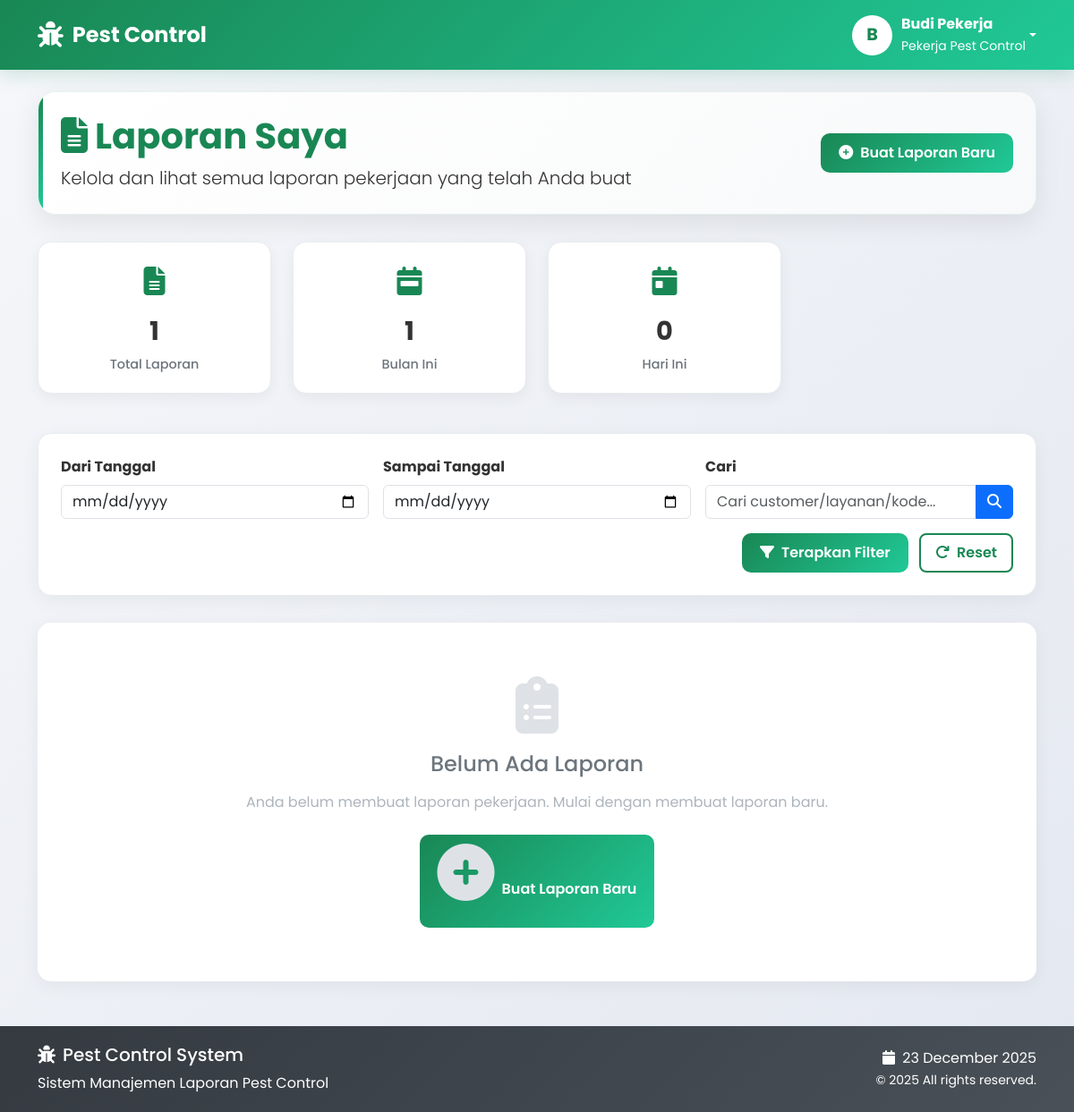
The page /user/my_reports.php (signed in) on the database as committed earlier.
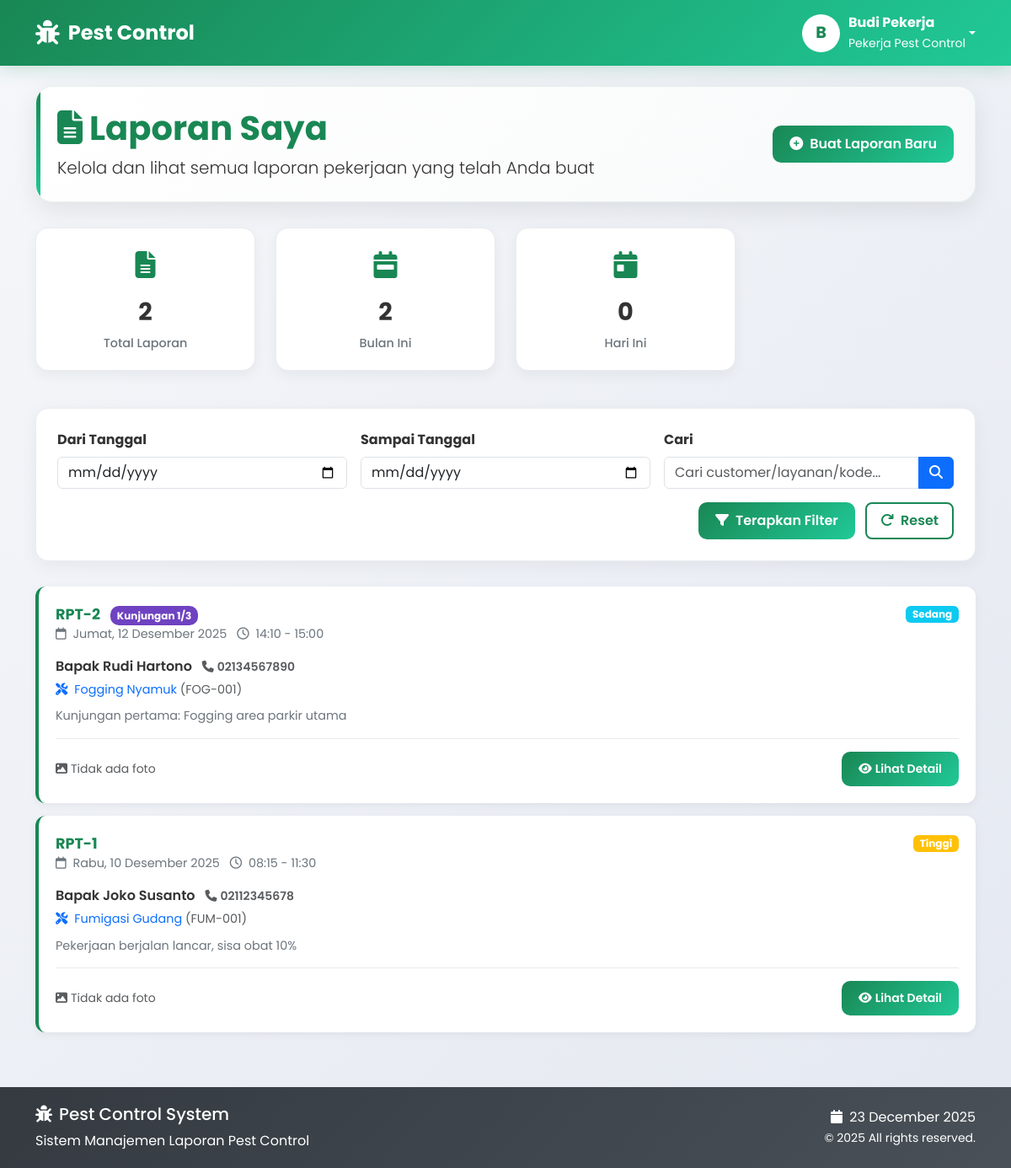
The same page on the database as committed later.
### tables this page shows
CREATE TABLE reports (
  id INT NOT NULL AUTO_INCREMENT,
  kode_laporan VARCHAR(50) UNIQUE,
  user_id INT NOT NULL,
  jadwal_id INT,
  customer_id INT,
  service_id INT,
  nomor_kunjungan INT DEFAULT 1,
  
  keterangan TEXT NOT NULL,
  bahan_digunakan TEXT,
  hasil_pengamatan TEXT,
  rekomendasi TEXT,
  foto_bukti VARCHAR(255),
  foto_sebelum VARCHAR(255),
  foto_sesudah VARCHAR(255),
  
  tanggal_pelaporan DATE NOT NULL,
  jam_mulai TIME,
  jam_selesai TIME,
  rating_customer INT DEFAULT 5,
  
  created_at DATETIME DEFAULT CURRENT_TIMESTAMP,
  updated_at DATETIME DEFAULT CURRENT_TIMESTAMP ON UPDATE CURRENT_TIMESTAMP,
  
  PRIMARY KEY (id),
  INDEX idx_user (user_id),
  INDEX idx_tanggal (tanggal_pelaporan),
  INDEX idx_jadwal (jadwal_id),
  INDEX idx_customer (customer_id),
  INDEX idx_service (service_id),
  INDEX idx_nomor_kunjungan (nomor_kunjungan),
  UNIQUE KEY unique_jadwal_kunjungan (jadwal_id, nomor_kunjungan),
  
  FOREIGN KEY (user_id) REFERENCES users(id) ON DELETE CASCADE,
  FOREIGN KEY (jadwal_id) REFERENCES jadwal(id) ON DELETE SET NULL,
  FOREIGN KEY (customer_id) REFERENCES customers(id) ON DELETE SET NULL,
  FOREIGN KEY (service_id) REFERENCES services(id) ON DELETE SET NULL
);

CREATE TABLE jadwal (
  id INT NOT NULL AUTO_INCREMENT,
  kode_jadwal VARCHAR(50) UNIQUE,
  admin_id INT NOT NULL,
  pekerja_id INT,
  customer_id INT NOT NULL,
  service_id INT NOT NULL,
  tanggal DATE NOT NULL,
  jam TIME NOT NULL,
  lokasi TEXT,
  durasi_estimasi INT,
  status ENUM('Menunggu','Berjalan','Selesai','Dibatalkan') DEFAULT 'Menunggu',
  prioritas ENUM('Rendah', 'Sedang', 'Tinggi', 'Darurat') DEFAULT 'Sedang',
  catatan_admin TEXT,
  catatan_pekerja TEXT,
  
  jenis_periode ENUM('Sekali', 'Harian', 'Mingguan', 'Bulanan', 'Tahunan') DEFAULT 'Sekali',
  jumlah_kunjungan INT DEFAULT 1,
  kunjungan_berjalan INT DEFAULT 0,
  tanggal_selesai_periode DATE,
  parent_jadwal_id INT NULL,
  
  created_at DATETIME DEFAULT CURRENT_TIMESTAMP,
  updated_at DATETIME DEFAULT CURRENT_TIMESTAMP ON UPDATE CURRENT_TIMESTAMP,
  
  PRIMARY KEY (id),
  INDEX idx_tanggal (tanggal),
  INDEX idx_status (status),
  INDEX idx_pekerja (pekerja_id),
  INDEX idx_customer (customer_id),
  INDEX idx_parent_jadwal (parent_jadwal_id),
  INDEX idx_jenis_periode (jenis_periode),
  
  FOREIGN KEY (pekerja_id) REFERENCES users(id) ON DELETE SET NULL,
  FOREIGN KEY (customer_id) REFERENCES customers(id) ON DELETE CASCADE,
  FOREIGN KEY (service_id) REFERENCES services(id) ON DELETE CASCADE,
  FOREIGN KEY (parent_jadwal_id) REFERENCES jadwal(id) ON DELETE SET NULL
);

CREATE TABLE customers (
  id INT NOT NULL AUTO_INCREMENT,
  nama_perusahaan VARCHAR(150) NOT NULL,
  nama_customer VARCHAR(150) NOT NULL,
  telepon VARCHAR(30),
  email VARCHAR(150),
  alamat TEXT,
  gedung VARCHAR(100),
  lantai VARCHAR(20),
  unit VARCHAR(50),
  tanggal_mulai_kontrak DATE,
  tanggal_selesai_kontrak DATE,
  nilai_kontrak DECIMAL(15,2),
  status_kontrak ENUM('Aktif', 'Selesai', 'Ditangguhkan', 'Dibatalkan') DEFAULT 'Aktif',
  keterangan TEXT,
  status ENUM('Aktif', 'Nonaktif', 'Trial') DEFAULT 'Aktif',
  created_at DATETIME DEFAULT CURRENT_TIMESTAMP,
  updated_at DATETIME DEFAULT CURRENT_TIMESTAMP ON UPDATE CURRENT_TIMESTAMP,
  PRIMARY KEY (id),
  INDEX idx_status (status),
  INDEX idx_nama (nama_perusahaan, nama_customer),
  INDEX idx_kontrak (status_kontrak)
);

CREATE TABLE services (
  id INT NOT NULL AUTO_INCREMENT,
  kode_service VARCHAR(20) UNIQUE,
  nama_service VARCHAR(150) NOT NULL UNIQUE,
  deskripsi TEXT,
  durasi_menit INT,
  harga DECIMAL(12,2),
  kategori ENUM('Residential', 'Commercial', 'Industrial') DEFAULT 'Residential',
  status ENUM('Aktif', 'Nonaktif') DEFAULT 'Aktif',
  created_at DATETIME DEFAULT CURRENT_TIMESTAMP,
  updated_at DATETIME DEFAULT CURRENT_TIMESTAMP ON UPDATE CURRENT_TIMESTAMP,
  PRIMARY KEY (id)
);

### includes/functions.php (called while the page is built, shortened)
<?php
function formatTanggalIndonesia($tanggal) {
    $hari = [
        0 => 'Minggu',
        1 => 'Senin',
        2 => 'Selasa',
        3 => 'Rabu',
        4 => 'Kamis',
        5 => 'Jumat',
        6 => 'Sabtu'
    ];
    $bulan = [
        1 => 'Januari',
        2 => 'Februari',
        3 => 'Maret',
        4 => 'April',
        5 => 'Mei',
        6 => 'Juni',
        7 => 'Juli',
        8 => 'Agustus',
        9 => 'September',
        10 => 'Oktober',
        11 => 'November',
        12 => 'Desember'
    ];
    try {
        $timestamp = strtotime($tanggal);
        $hariIndex = date('w', $timestamp);
        $tgl = date('j', $timestamp);
        $bulanIndex = date('n', $timestamp);
        $tahun = date('Y', $timestamp);
        return $hari[$hariIndex] . ', ' . $tgl . ' ' . $bulan[$bulanIndex] . ' ' . $tahun;
    } catch (Exception $e) {
        return $tanggal;
    }
}
?>

### user/my_reports.php (the view, shortened to what the rows shown need)
<?php
require_once '../includes/functions.php';
$pdo = getConnection();
$user_id = $_SESSION['user_id'];
$reports = [];
$filter_date_from = $_GET['date_from'] ?? '';
$filter_date_to = $_GET['date_to'] ?? '';
$search_query = $_GET['search'] ?? '';
$sql = "
    SELECT
        r.*,
        r.id as report_id,
        r.nomor_kunjungan,
        r.kode_laporan,
        r.keterangan,
        r.bahan_digunakan,
        r.hasil_pengamatan,
        r.rekomendasi,
        r.foto_bukti,
        r.foto_sebelum,
        r.foto_sesudah,
        r.tanggal_pelaporan,
        r.jam_mulai,
        r.jam_selesai,
        r.rating_customer,
        r.created_at,
        c.nama_customer,
        c.nama_perusahaan,
        c.telepon as customer_telepon,
        c.alamat as customer_alamat,
        s.nama_service,
        s.kode_service,
        j.tanggal as jadwal_tanggal,
        j.jam as jadwal_jam,
        j.lokasi as jadwal_lokasi,
        j.prioritas as jadwal_prioritas,
        j.jenis_periode as jadwal_periode,
        j.jumlah_kunjungan as jadwal_total_kunjungan,
        j.kunjungan_berjalan as jadwal_kunjungan_berjalan,
        j.catatan_admin as jadwal_catatan
    FROM reports r
    INNER JOIN customers c ON r.customer_id = c.id
    INNER JOIN services s ON r.service_id = s.id
    LEFT JOIN jadwal j ON r.jadwal_id = j.id
    WHERE r.user_id = ?
";
$params = [$user_id];
$sql .= " ORDER BY r.tanggal_pelaporan DESC, r.created_at DESC";
$page = isset($_GET['page']) ? (int)$_GET['page'] : 1;
$per_page = 10;
$offset = ($page - 1) * $per_page;
try {
    $sql .= " LIMIT " . $per_page . " OFFSET " . $offset;
    $stmt = $pdo->prepare($sql);
    $stmt->execute($params);
    $reports = $stmt->fetchAll(PDO::FETCH_ASSOC);
} catch (PDOException $e) {
    $error = "Gagal mengambil data laporan: " . $e->getMessage();
    error_log("Error my_reports: " . $e->getMessage() . "\nSQL: " . $sql);
}
function getPriorityBadge($priority) {
    $priority = strtolower($priority);
    $badges = [
        'rendah' => 'bg-secondary',
        'sedang' => 'bg-info',
        'tinggi' => 'bg-warning',
        'darurat' => 'bg-danger'
    ];
    return $badges[$priority] ?? 'bg-secondary';
}
?>
<!DOCTYPE html>
<html lang="id">
<head>
    <link href="https://cdn.jsdelivr.net/npm/bootstrap@5.3.0/dist/css/bootstrap.min.css" rel="stylesheet">
    <link rel="stylesheet" href="https://cdnjs.cloudflare.com/ajax/libs/font-awesome/6.4.0/css/all.min.css">
</head>
<body>
    <div class="container mt-4">
        <div class="page-header">
            <div class="row align-items-center">
                <div class="col-md-8">
                    <h1 class="display-6 fw-bold text-success mb-2">
                        <i class="fas fa-file-alt me-2"></i>Laporan Saya
                    </h1>
                </div>
            </div>
        </div>
        <div class="row">
            <div class="col-12">
                <?php if (empty($reports)): ?>
                    <div class="empty-state">
                        <i class="fas fa-clipboard-list"></i>
                        <h4 class="mb-3"><?php echo ($search_query || $filter_date_from || $filter_date_to) ? 'Tidak Ada Laporan yang Cocok' : 'Belum Ada Laporan'; ?></h4>
                        <p class="mb-4">
                            <?php if ($search_query || $filter_date_from || $filter_date_to): ?>
                                Tidak ada laporan yang sesuai dengan filter yang Anda pilih.
                            <?php else: ?>
                                Anda belum membuat laporan pekerjaan. Mulai dengan membuat laporan baru.
                            <?php endif; ?>
                        </p>
                        <?php if ($search_query || $filter_date_from || $filter_date_to): ?>
                            <a href="my_reports.php" class="btn btn-outline-custom me-2">
                                <i class="fas fa-redo me-2"></i>Reset Filter
                            </a>
                        <?php endif; ?>
                        <a href="create_report.php" class="btn btn-primary-custom">
                            <i class="fas fa-plus-circle me-2"></i>Buat Laporan Baru
                        </a>
                    </div>
                <?php else: ?>
                    <?php foreach ($reports as $report):
                        $customer_name = !empty($report['nama_customer'])
                            ? $report['nama_customer']
                            : ($report['nama_perusahaan'] ?? 'Customer');
                        $jam_info = '';
                        if (!empty($report['jam_mulai'])) {
                            $jam_info = date('H:i', strtotime($report['jam_mulai']));
                            if (!empty($report['jam_selesai'])) {
                                $jam_info .= ' - ' . date('H:i', strtotime($report['jam_selesai']));
                            }
                        }
                        $visit_info = '';
                        if (!empty($report['jadwal_periode']) && $report['jadwal_periode'] != 'Sekali') {
                            $visit_info = 'Kunjungan ' . $report['nomor_kunjungan'] . '/' . $report['jadwal_total_kunjungan'];
                        }
                    ?>
                        <div class="report-card">
                            <div class="report-header">
                                <div>
                                    <div class="report-code">
                                        <?php echo htmlspecialchars($report['kode_laporan'] ?? 'RPT-'.$report['id']); ?>
                                        <?php if (!empty($visit_info)): ?>
                                            <span class="badge-kunjungan ms-2"><?php echo $visit_info; ?></span>
                                        <?php endif; ?>
                                    </div>
                                    <div class="report-date">
                                        <i class="far fa-calendar me-1"></i>
                                        <?php echo formatTanggalIndonesia($report['tanggal_pelaporan'] ?? ''); ?>
                                        <?php if ($jam_info): ?>
                                            <i class="far fa-clock ms-2 me-1"></i>
                                            <?php echo htmlspecialchars($jam_info); ?>
                                        <?php endif; ?>
                                    </div>
                                </div>
                                <div>
                                    <?php if (!empty($report['jadwal_prioritas'])): ?>
                                        <span class="badge <?php echo getPriorityBadge($report['jadwal_prioritas']); ?>">
                                            <?php echo ucfirst($report['jadwal_prioritas']); ?>
                                        </span>
                                    <?php endif; ?>
                                </div>
                            </div>
                            <div class="report-customer">
                                <?php echo htmlspecialchars($customer_name); ?>
                                <?php if (!empty($report['customer_telepon'])): ?>
                                    <span class="text-muted small ms-2">
                                        <i class="fas fa-phone me-1"></i><?php echo htmlspecialchars($report['customer_telepon']); ?>
                                    </span>
                                <?php endif; ?>
                            </div>
                            <div class="report-service">
                                <i class="fas fa-tools me-1"></i>
                                <?php echo htmlspecialchars($report['nama_service'] ?? 'Layanan Pest Control'); ?>
                                <?php if (!empty($report['kode_service'])): ?>
                                    <span class="text-muted">(<?php echo htmlspecialchars($report['kode_service']); ?>)</span>
                                <?php endif; ?>
                            </div>
                            <div class="report-excerpt">
                                <?php echo htmlspecialchars(substr($report['keterangan'] ?? '', 0, 200)); ?>
                            </div>
                            <div class="report-footer">
                                <div class="report-photos">
                                    <?php if (empty($report['foto_sebelum']) && empty($report['foto_bukti']) && empty($report['foto_sesudah'])): ?>
                                        <span class="text-muted small">
                                            <i class="fas fa-image me-1"></i>Tidak ada foto
                                        </span>
                                    <?php endif; ?>
                                </div>
                                <div class="report-actions">
                                    <button type="button" class="btn btn-sm btn-primary-custom"
                                            data-bs-toggle="modal" data-bs-target="#detailModal"
                                            onclick="loadReportDetail(<?php echo $report['report_id']; ?>)">
                                        <i class="fas fa-eye me-1"></i>Lihat Detail
                                    </button>
                                </div>
                            </div>
                        </div>
                    <?php endforeach; ?>
                <?php endif; ?>
            </div>
        </div>
    </div>
</body>
</html>

Rows that differ between the two databases and show on the page:
added reports: kode_laporan+id "RPT-2", nomor_kunjungan.jumlah_kunjungan "Kunjungan 1/3", tanggal_pelaporan "Jumat, 12 Desember 2025", jam_info "14:10 - 15:00", jadwal.prioritas "Sedang", customer.nama_customer "Bapak Rudi Hartono", customer.telepon "02134567890", service.nama_service "Fogging Nyamuk", service.kode_service "FOG-001", keterangan "Kunjungan pertama: Fogging area parkir utama", shows "Tidak ada foto"
now on this page (row edited): reports: kode_laporan+id "RPT-1", tanggal_pelaporan "Rabu, 10 Desember 2025", jam_info "08:15 - 11:30", jadwal.prioritas "Tinggi", customer.nama_customer "Bapak Joko Susanto", customer.telepon "02112345678", service.nama_service "Fumigasi Gudang", service.kode_service "FUM-001", keterangan "Pekerjaan berjalan lancar, sisa obat 10%", shows "Tidak ada foto"
Other text that changed with them:
$total_count: "1" → "2"
$monthly_count: "1" → "2"
text no longer shown: "Belum Ada Laporan Anda belum membuat laporan pekerjaan. Mulai dengan membuat laporan baru. Buat Laporan Baru"
